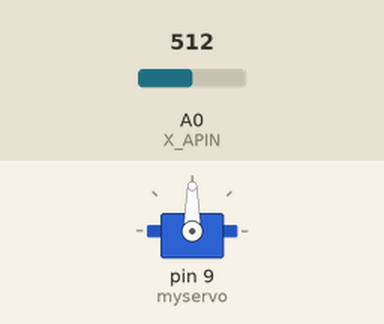
Bench run of a sketch on a simulated Arduino Uno, built with avr-gcc and run on an emulated ATmega328P. Shown: servo. The test bench sets the inputs (shaded band); at power-on: A0 (X_APIN) = 512. What the sketch prints to the serial monitor is not drawn.

Above: at 1.2 s.
1.3 s: A0 (X_APIN) set to 536
2.8 s: A0 (X_APIN) set to 561
At 4.0 s:
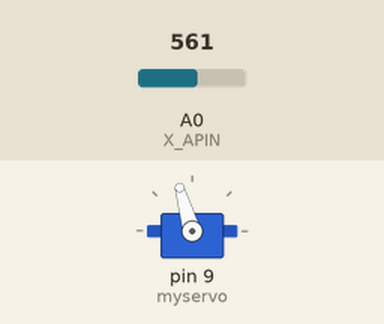
4.5 s: A0 (X_APIN) set to 716
At 5.2 s:
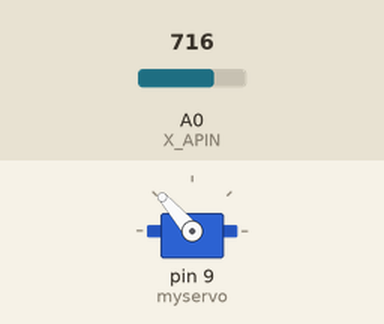
6.0 s: A0 (X_APIN) set to 900
At 6.4 s:
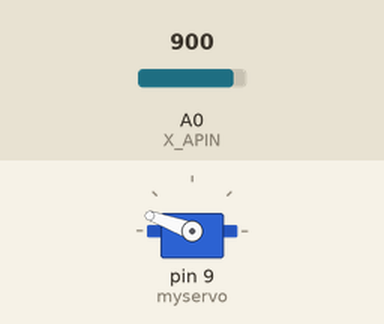
7.5 s: A0 (X_APIN) set to 1023
At 8.8 s:
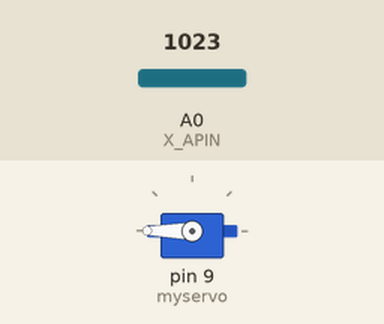
Timing chart, 0 to 10.0 s (numbered marks = the images above; inputs shaded):
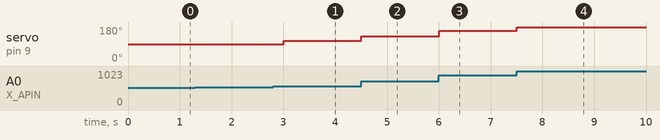

The sketch:

JoystickServo.ino
```cpp
#include <Servo.h>

Servo myservo;

// Arduino pin numbers
const int SW_DPIN = 2;
const int X_APIN = 0;
const int Y_APIN = 1;

int x_val;
int y_val;
int turn_deg;
const int X_DEFAULT = 511;
const int Y_DEFAULT = 517;
const int DEAD_RANGE = 40; // half of the full deadzone range

void setup() {
  myservo.attach(9);
  pinMode(SW_DPIN, INPUT);
  digitalWrite(SW_DPIN, HIGH);
  Serial.begin(115200);
}

void loop() {
  x_val = analogRead(X_APIN);
  if (x_val < X_DEFAULT - DEAD_RANGE || x_val > X_DEFAULT + DEAD_RANGE)
  {
    turn_deg = map(x_val, 0, 1023, 17, 180);
    myservo.write(turn_deg);
    Serial.print("Turning");
  }
  /* Debugging
  Serial.print("Switch: ");
  Serial.print(digitalRead(SW_DPIN));
  Serial.print("\n");
  Serial.print("X-axis: ");
  Serial.print(analogRead(X_APIN));
  Serial.print("\n");
  Serial.print("Y-axis: ");
  Serial.println(analogRead(Y_APIN));
  Serial.print("\n\n");
  */
  delay(250);
}
```

Measured:
- the behaviour switches between 551 and 552 on A0 (X_APIN) (found by bisection; images 0 and 1)
- after the input at 1.3 s, every drawn part: stays the same
- after the input at 2.8 s, servo on pin 9 (myservo): 90° → 106° after 0.20 s
- after the input at 4.5 s, servo on pin 9 (myservo): 106° → 131° at once
- after the input at 6.0 s, servo on pin 9 (myservo): 131° → 160° at once
- after the input at 7.5 s, servo on pin 9 (myservo): 160° → 180° at once
